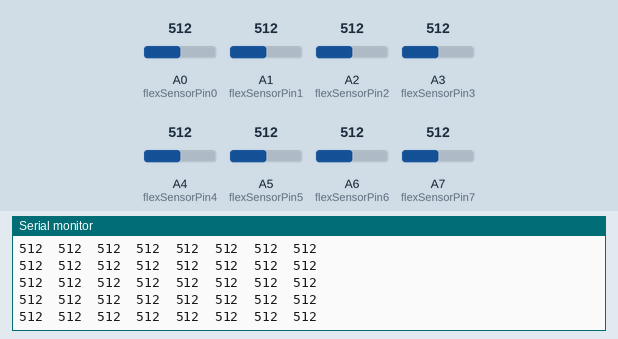
The sketch below on a simulated Arduino Nano, built with avr-gcc and run on an emulated ATmega328P. Parts: the last lines printed to the serial monitor. Inputs (shaded band) come from the test bench; at power-on: A1 (flexSensorPin1) = 512, A0 (flexSensorPin0) = 512, A2 (flexSensorPin2) = 512, A3 (flexSensorPin3) = 512, A4 (flexSensorPin4) = 512, A5 (flexSensorPin5) = 512, A6 (flexSensorPin6) = 512, A7 (flexSensorPin7) = 512.

Above: at 4.2 s.
4.3 s: A1 (flexSensorPin1) set to 105
At 4.8 s:
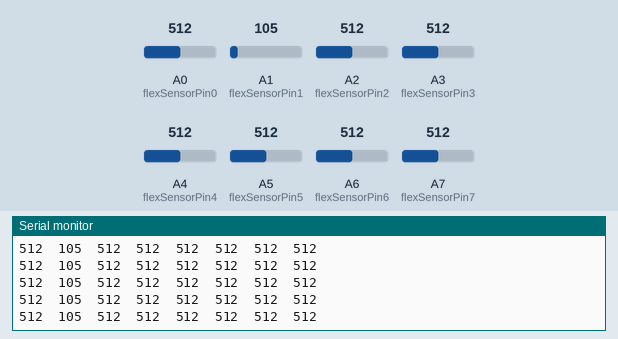
7.3 s: A1 (flexSensorPin1) set to 95
At 8.3 s:
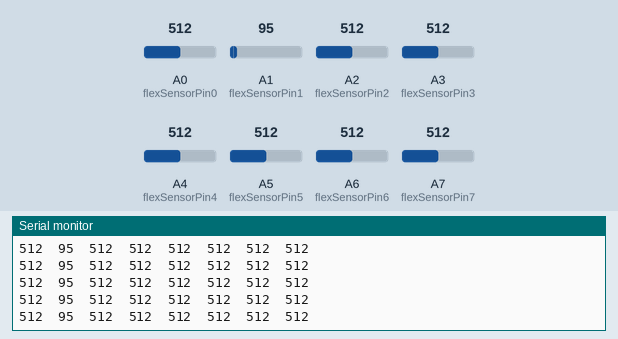
Timing chart, 0 to 10.3 s (numbered marks = the images above; inputs shaded):
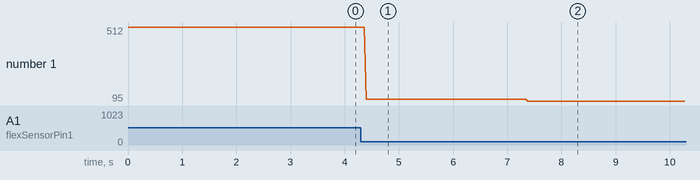

Measured:
- after the input at 4.3 s, the serial monitor: prints a new line after 0.09 s (image 1)
- after the input at 7.3 s, the serial monitor: prints a new line after 0.08 s (image 2)
- plotted number 1: 512 → 105 after the input at 4.3 s, 105 → 95 after the input at 7.3 s

The sketch:

flex.ino
```cpp
int flexSensorPin0 = A0; //analog pin 0
int flexSensorPin1 = A1; //analog pin 1
int flexSensorPin2 = A2; //analog pin 0
int flexSensorPin3 = A3; //analog pin 1
int flexSensorPin4 = A4; //analog pin 0
int flexSensorPin5 = A5; //analog pin 1
int flexSensorPin6 = A6; //analog pin 0
int flexSensorPin7 = A7; //analog pin 1

void setup(){
Serial.begin(9600);
}

void loop(){
int flexSensorReading0 = analogRead(flexSensorPin0);
int flexSensorReading1 = analogRead(flexSensorPin1);
int flexSensorReading2 = analogRead(flexSensorPin2);
int flexSensorReading3 = analogRead(flexSensorPin3);
int flexSensorReading4 = analogRead(flexSensorPin4);
int flexSensorReading5 = analogRead(flexSensorPin5);
int flexSensorReading6 = analogRead(flexSensorPin6);
int flexSensorReading7 = analogRead(flexSensorPin7);
//int flex0to1000 = map(flexSensorReading0, 280, 430, 0, 100);
//int flex0to1001 = map(flexSensorReading1, 180, 300, 0, 100);
Serial.print(flexSensorReading0);
Serial.print('\t');
Serial.print(flexSensorReading1);
Serial.print('\t');
Serial.print(flexSensorReading2);
Serial.print('\t');
Serial.print(flexSensorReading3);
Serial.print('\t');
Serial.print(flexSensorReading4);
Serial.print('\t');
Serial.print(flexSensorReading5);
Serial.print('\t');
Serial.print(flexSensorReading6);
Serial.print('\t');
Serial.println(flexSensorReading7);


//Serial.print(flexSensorReading1);
//Serial.print('\t');
//Serial.println(flex0to1001);

//delay(250); //just here to slow down the output for easier reading
}
```
